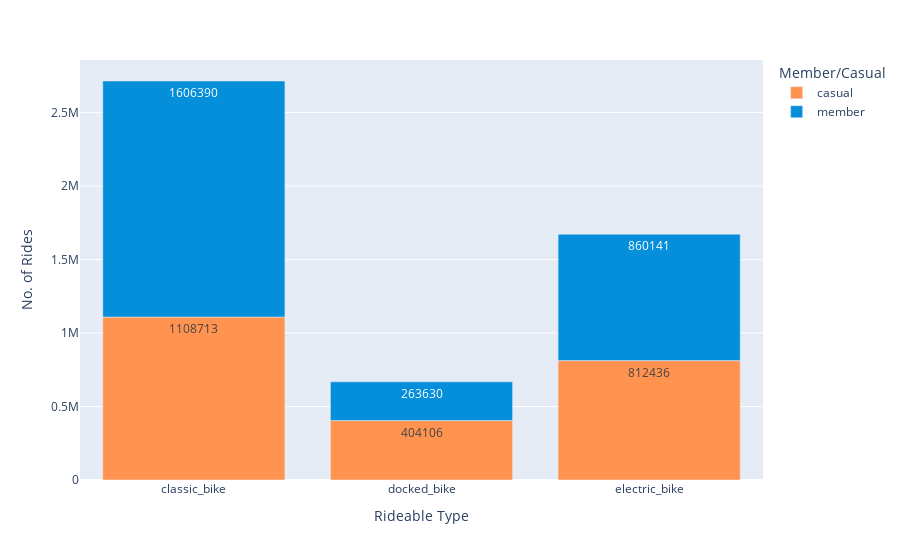

The cell this chart's notebook holds for it:
### Code cell
figure_7 = df.groupby(['rideable_type', 'member_casual'], 
                     as_index=False).count()

px.bar(figure_7, 
      x = 'rideable_type', 
      y = 'ride_id', 
      color = 'member_casual', 
      text = 'ride_id', 
      labels = {'ride_id' : 'No. of Rides', 
               'member_casual' : 'Member/Casual', 
               'rideable_type' : 'Rideable Type'}, 
      hover_name = 'member_casual', 
      hover_data = {'member_casual' : False, 
                   'ride_length' : False}, 
      color_discrete_map = {'member' : '#058ED9', 
                           'casual' : '#FF934F'})

### Figure 1 — Plotly figure (JSON) as saved in the notebook; plotly's stock layout.template omitted (floating-point values rounded to 4 significant figures)
{"data": [{"alignmentgroup": "True", "customdata": [["casual", 1108713], ["casual", 404106], ["casual", 812436]], "hovertemplate": "<b>%{hovertext}</b><br><br>Rideable Type=%{x}<br>No. of Rides=%{text}<extra></extra>", "hovertext": ["casual", "casual", "casual"], "legendgroup": "casual", "marker": {"color": "#FF934F", "pattern": {"shape": ""}}, "name": "casual", "offsetgroup": "casual", "orientation": "v", "showlegend": true, "text": [1108713, 404106, 812436], "textposition": "auto", "type": "bar", "x": ["classic_bike", "docked_bike", "electric_bike"], "xaxis": "x", "y": [1108713, 404106, 812436], "yaxis": "y"}, {"alignmentgroup": "True", "customdata": [["member", 1606390], ["member", 263630], ["member", 860141]], "hovertemplate": "<b>%{hovertext}</b><br><br>Rideable Type=%{x}<br>No. of Rides=%{text}<extra></extra>", "hovertext": ["member", "member", "member"], "legendgroup": "member", "marker": {"color": "#058ED9", "pattern": {"shape": ""}}, "name": "member", "offsetgroup": "member", "orientation": "v", "showlegend": true, "text": [1606390, 263630, 860141], "textposition": "auto", "type": "bar", "x": ["classic_bike", "docked_bike", "electric_bike"], "xaxis": "x", "y": [1606390, 263630, 860141], "yaxis": "y"}], "layout": {"barmode": "relative", "legend": {"title": {"text": "Member/Casual"}, "tracegroupgap": 0}, "margin": {"t": 60}, "xaxis": {"anchor": "y", "domain": [0, 1], "title": {"text": "Rideable Type"}}, "yaxis": {"anchor": "x", "domain": [0, 1], "title": {"text": "No. of Rides"}}}}
